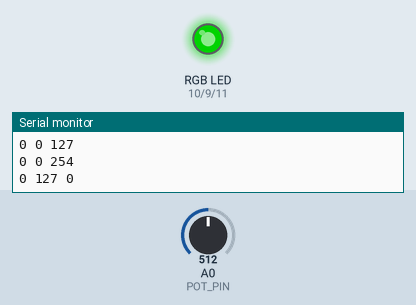
The sketch below on a simulated Arduino Uno, built with avr-gcc and run on an emulated ATmega328P. Shown: an RGB LED mixed from three pins (HIGH = lit), the last lines printed to the serial monitor. The inputs (shaded band) are chosen by the test bench; at power-on: A0 (POT_PIN) = 512. Dim RGB values are drawn brighter than linear.

Above: at 1.3 s.
1.4 s: A0 (POT_PIN) set to 900
At 1.56 s:
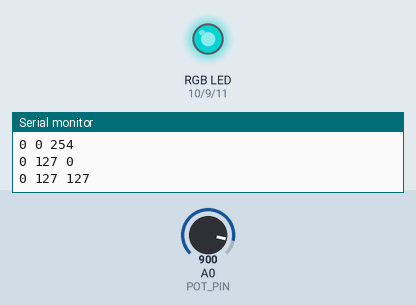
At 2.17 s:
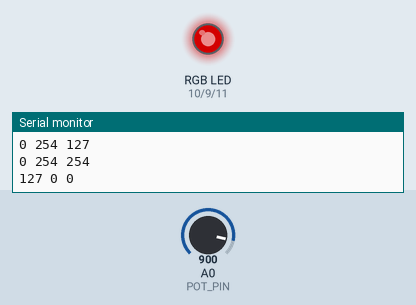
4.4 s: A0 (POT_PIN) set to 1023
At 5.6 s:
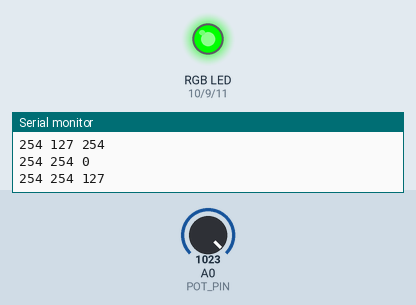
6.1 s: A0 (POT_PIN) set to 1003
9.1 s: A0 (POT_PIN) set to 990
12.1 s: A0 (POT_PIN) set to 511
15.1 s: A0 (POT_PIN) set to 306
At 15.6 s:
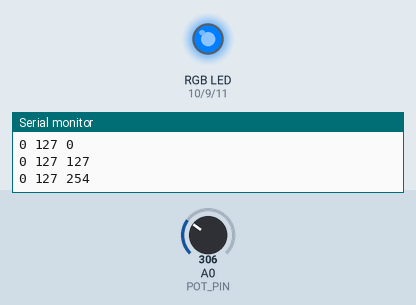
Timing chart, 0 to 17.6 s (numbered marks = the images above; inputs shaded):
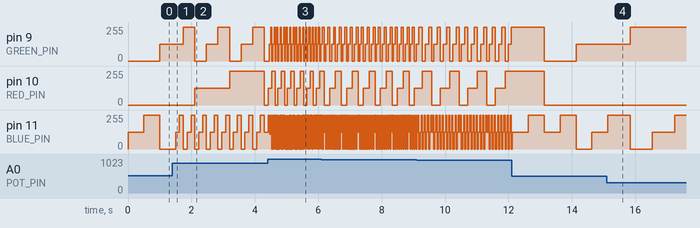

The sketch:

ledrgb.ino
```cpp
const int RED_PIN     = 10;
const int GREEN_PIN   = 9;
const int BLUE_PIN    = 11;
const int POT_PIN     = A0;
const int MIN_ANALOG  = 0;
const int MAX_ANALOG  = 255;
const int STEP        = 127;

void setup() {
  pinMode(RED_PIN, OUTPUT);
  pinMode(GREEN_PIN, OUTPUT);
  pinMode(BLUE_PIN, OUTPUT);
  Serial.begin(9600);
}

void loop() {
  for (int r = MIN_ANALOG; r < MAX_ANALOG; r+=STEP) {
    for (int g = MIN_ANALOG; g < MAX_ANALOG; g+=STEP) {
      for (int b = MIN_ANALOG; b < MAX_ANALOG; b+=STEP) {
        if ((r == MIN_ANALOG && g == MIN_ANALOG && b == MIN_ANALOG) ||
            (r == MAX_ANALOG && g == MAX_ANALOG && b == MAX_ANALOG)) {
          continue;
        }
        analogWrite(RED_PIN, r);
        analogWrite(GREEN_PIN, g);
        analogWrite(BLUE_PIN, b);
        Serial.println(tostr(r,g,b));
        int potvalue = analogRead(POT_PIN);
        int delaytime = map(potvalue, 0, 1023, 1000, 0);
        delay(delaytime);
      }
    }
  }
}

String tostr(int i, int j, int k) {
  String s = "";
  s += i;
  s += " ";
  s += j;
  s += " ";
  s += k;
  return s;
}
```

Measured:
- after the input at 1.4 s, pin 10 (RED_PIN): 0/255 → 127/255 after 0.71 s instead of 2.6 s
- after the input at 15.1 s, pin 10 (RED_PIN): stays 0/255 (without the input it goes to 254/255 after 2.0 s)
